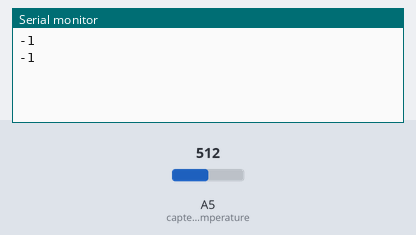
Bench run of a sketch on a simulated Arduino Uno, built with avr-gcc and run on an emulated ATmega328P. Shown: the last lines printed to the serial monitor. Inputs (shaded band) come from the test bench; at power-on: A5 (capteurPinTemperature) = 512.

Above: at 1.8 s.
1.9 s: A5 (capteurPinTemperature) set to 716
At 2.5 s:
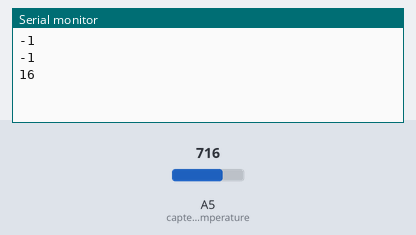
3.4 s: A5 (capteurPinTemperature) set to 900
At 4.8 s:
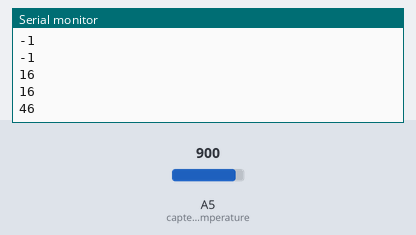
Timing chart, 0 to 6.4 s (numbered marks = the images above; inputs shaded):
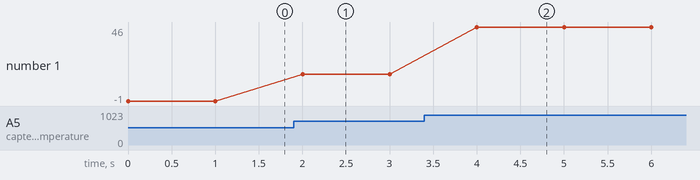

Measured:
- after the input at 1.9 s, the serial monitor: prints a new line after 0.10 s (image 1)
- after the input at 3.4 s, the serial monitor: prints a new line after 0.60 s (image 2)
- plotted number 1: -1 → 16 after the input at 1.9 s, 16 → 46 after the input at 3.4 s

The sketch:

arduino_temp.ino
```cpp
#include <math.h>
int capteurPinTemperature = A5;
const int B = 4275;               // B value of the thermistor
const int R0 = 100000;            // R0 = 100k

int capteurPinSon = A1;
void setup() {
  // put your setup code here, to run once:
  Serial.begin(115200);
}

void loop() {
    temperature();
   // son();
    delay(1000);
}


void temperature(){
    int a = analogRead(capteurPinTemperature);
    float R = 1023.0/a-1.0;
    R = R0*R;
    int8_t temperature = 1.0/(log(R/R0)/B+1/298.15)-300.15; // convert to temperature via datasheet
    //Serial.print("temperature=");
    Serial.println(temperature);
}

void son(){
  long sum = 0;
    for(int i=0; i<32; i++)
    {
        sum += analogRead(capteurPinSon);
    }

    sum >>= 5;
    Serial.print("intensite=");
    Serial.println(sum);
}
```
